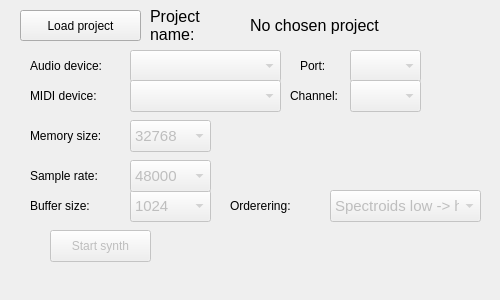
<?xml version="1.0" encoding="UTF-8"?>
<ui version="4.0">
 <class>Form</class>
 <widget class="QWidget" name="Form">
  <property name="geometry">
   <rect>
    <x>0</x>
    <y>0</y>
    <width>500</width>
    <height>300</height>
   </rect>
  </property>
  <property name="sizePolicy">
   <sizepolicy hsizetype="Fixed" vsizetype="Fixed">
    <horstretch>0</horstretch>
    <verstretch>0</verstretch>
   </sizepolicy>
  </property>
  <property name="minimumSize">
   <size>
    <width>500</width>
    <height>300</height>
   </size>
  </property>
  <property name="maximumSize">
   <size>
    <width>500</width>
    <height>300</height>
   </size>
  </property>
  <property name="windowTitle">
   <string>Form</string>
  </property>
  <widget class="QComboBox" name="output_devices">
   <property name="enabled">
    <bool>false</bool>
   </property>
   <property name="geometry">
    <rect>
     <x>130</x>
     <y>50</y>
     <width>151</width>
     <height>32</height>
    </rect>
   </property>
   <property name="font">
    <font>
     <pointsize>11</pointsize>
    </font>
   </property>
  </widget>
  <widget class="QLabel" name="label">
   <property name="geometry">
    <rect>
     <x>30</x>
     <y>50</y>
     <width>101</width>
     <height>31</height>
    </rect>
   </property>
   <property name="text">
    <string>Audio device:</string>
   </property>
   <property name="alignment">
    <set>Qt::AlignLeading|Qt::AlignLeft|Qt::AlignVCenter</set>
   </property>
  </widget>
  <widget class="QPushButton" name="run_button">
   <property name="enabled">
    <bool>false</bool>
   </property>
   <property name="geometry">
    <rect>
     <x>50</x>
     <y>230</y>
     <width>101</width>
     <height>32</height>
    </rect>
   </property>
   <property name="text">
    <string>Start synth</string>
   </property>
  </widget>
  <widget class="QComboBox" name="buffer_size">
   <property name="enabled">
    <bool>false</bool>
   </property>
   <property name="geometry">
    <rect>
     <x>130</x>
     <y>190</y>
     <width>81</width>
     <height>32</height>
    </rect>
   </property>
   <property name="font">
    <font>
     <pointsize>11</pointsize>
    </font>
   </property>
   <property name="currentIndex">
    <number>1</number>
   </property>
   <item>
    <property name="text">
     <string>512</string>
    </property>
   </item>
   <item>
    <property name="text">
     <string>1024</string>
    </property>
   </item>
   <item>
    <property name="text">
     <string>2048</string>
    </property>
   </item>
   <item>
    <property name="text">
     <string>4096</string>
    </property>
   </item>
  </widget>
  <widget class="QLabel" name="label_2">
   <property name="geometry">
    <rect>
     <x>30</x>
     <y>120</y>
     <width>101</width>
     <height>31</height>
    </rect>
   </property>
   <property name="text">
    <string>Memory size:</string>
   </property>
   <property name="alignment">
    <set>Qt::AlignLeading|Qt::AlignLeft|Qt::AlignVCenter</set>
   </property>
  </widget>
  <widget class="QPushButton" name="load_project">
   <property name="geometry">
    <rect>
     <x>20</x>
     <y>10</y>
     <width>121</width>
     <height>31</height>
    </rect>
   </property>
   <property name="acceptDrops">
    <bool>false</bool>
   </property>
   <property name="text">
    <string>Load project</string>
   </property>
  </widget>
  <widget class="QLabel" name="project_name">
   <property name="geometry">
    <rect>
     <x>250</x>
     <y>10</y>
     <width>131</width>
     <height>31</height>
    </rect>
   </property>
   <property name="font">
    <font>
     <pointsize>12</pointsize>
    </font>
   </property>
   <property name="text">
    <string>No chosen project</string>
   </property>
   <property name="alignment">
    <set>Qt::AlignLeading|Qt::AlignLeft|Qt::AlignVCenter</set>
   </property>
   <property name="wordWrap">
    <bool>true</bool>
   </property>
  </widget>
  <widget class="QLabel" name="label_3">
   <property name="geometry">
    <rect>
     <x>30</x>
     <y>160</y>
     <width>101</width>
     <height>31</height>
    </rect>
   </property>
   <property name="text">
    <string>Sample rate:</string>
   </property>
   <property name="alignment">
    <set>Qt::AlignLeading|Qt::AlignLeft|Qt::AlignVCenter</set>
   </property>
  </widget>
  <widget class="QComboBox" name="sample_rate">
   <property name="enabled">
    <bool>false</bool>
   </property>
   <property name="geometry">
    <rect>
     <x>130</x>
     <y>160</y>
     <width>81</width>
     <height>32</height>
    </rect>
   </property>
   <property name="font">
    <font>
     <pointsize>11</pointsize>
    </font>
   </property>
   <property name="currentIndex">
    <number>1</number>
   </property>
   <item>
    <property name="text">
     <string>44100</string>
    </property>
   </item>
   <item>
    <property name="text">
     <string>48000</string>
    </property>
   </item>
   <item>
    <property name="text">
     <string>88200</string>
    </property>
   </item>
   <item>
    <property name="text">
     <string>96000</string>
    </property>
   </item>
  </widget>
  <widget class="QLabel" name="label_4">
   <property name="geometry">
    <rect>
     <x>150</x>
     <y>10</y>
     <width>81</width>
     <height>31</height>
    </rect>
   </property>
   <property name="font">
    <font>
     <pointsize>12</pointsize>
    </font>
   </property>
   <property name="text">
    <string>Project name:</string>
   </property>
   <property name="alignment">
    <set>Qt::AlignLeading|Qt::AlignLeft|Qt::AlignVCenter</set>
   </property>
   <property name="wordWrap">
    <bool>true</bool>
   </property>
  </widget>
  <widget class="QLabel" name="label_5">
   <property name="geometry">
    <rect>
     <x>230</x>
     <y>190</y>
     <width>101</width>
     <height>31</height>
    </rect>
   </property>
   <property name="text">
    <string>Orderering:</string>
   </property>
   <property name="alignment">
    <set>Qt::AlignLeading|Qt::AlignLeft|Qt::AlignVCenter</set>
   </property>
  </widget>
  <widget class="QComboBox" name="ordering">
   <property name="enabled">
    <bool>false</bool>
   </property>
   <property name="geometry">
    <rect>
     <x>330</x>
     <y>190</y>
     <width>151</width>
     <height>32</height>
    </rect>
   </property>
   <property name="font">
    <font>
     <pointsize>11</pointsize>
    </font>
   </property>
   <property name="currentIndex">
    <number>0</number>
   </property>
   <item>
    <property name="text">
     <string>Spectroids low -&gt; hi</string>
    </property>
   </item>
   <item>
    <property name="text">
     <string>Spectroids hi -&gt; low</string>
    </property>
   </item>
   <item>
    <property name="text">
     <string>Linear</string>
    </property>
   </item>
   <item>
    <property name="text">
     <string>Random</string>
    </property>
   </item>
  </widget>
  <widget class="QLabel" name="label_6">
   <property name="geometry">
    <rect>
     <x>30</x>
     <y>190</y>
     <width>101</width>
     <height>31</height>
    </rect>
   </property>
   <property name="text">
    <string>Buffer size:</string>
   </property>
   <property name="alignment">
    <set>Qt::AlignLeading|Qt::AlignLeft|Qt::AlignVCenter</set>
   </property>
  </widget>
  <widget class="QComboBox" name="memory_size">
   <property name="enabled">
    <bool>false</bool>
   </property>
   <property name="geometry">
    <rect>
     <x>130</x>
     <y>120</y>
     <width>81</width>
     <height>32</height>
    </rect>
   </property>
   <property name="font">
    <font>
     <pointsize>11</pointsize>
    </font>
   </property>
   <property name="currentIndex">
    <number>3</number>
   </property>
   <item>
    <property name="text">
     <string>8192</string>
    </property>
   </item>
   <item>
    <property name="text">
     <string>16384</string>
    </property>
   </item>
   <item>
    <property name="text">
     <string>24576</string>
    </property>
   </item>
   <item>
    <property name="text">
     <string>32768</string>
    </property>
   </item>
   <item>
    <property name="text">
     <string>65536</string>
    </property>
   </item>
  </widget>
  <widget class="QComboBox" name="ports">
   <property name="enabled">
    <bool>false</bool>
   </property>
   <property name="geometry">
    <rect>
     <x>350</x>
     <y>50</y>
     <width>71</width>
     <height>32</height>
    </rect>
   </property>
   <property name="font">
    <font>
     <pointsize>11</pointsize>
    </font>
   </property>
  </widget>
  <widget class="QLabel" name="label_7">
   <property name="geometry">
    <rect>
     <x>300</x>
     <y>50</y>
     <width>31</width>
     <height>31</height>
    </rect>
   </property>
   <property name="text">
    <string>Port:</string>
   </property>
   <property name="alignment">
    <set>Qt::AlignLeading|Qt::AlignLeft|Qt::AlignVCenter</set>
   </property>
  </widget>
  <widget class="QComboBox" name="channels">
   <property name="enabled">
    <bool>false</bool>
   </property>
   <property name="geometry">
    <rect>
     <x>350</x>
     <y>80</y>
     <width>71</width>
     <height>32</height>
    </rect>
   </property>
   <property name="font">
    <font>
     <pointsize>11</pointsize>
    </font>
   </property>
  </widget>
  <widget class="QLabel" name="label_8">
   <property name="geometry">
    <rect>
     <x>290</x>
     <y>80</y>
     <width>61</width>
     <height>31</height>
    </rect>
   </property>
   <property name="text">
    <string>Channel:</string>
   </property>
   <property name="alignment">
    <set>Qt::AlignLeading|Qt::AlignLeft|Qt::AlignVCenter</set>
   </property>
  </widget>
  <widget class="QLabel" name="label_9">
   <property name="geometry">
    <rect>
     <x>30</x>
     <y>80</y>
     <width>101</width>
     <height>31</height>
    </rect>
   </property>
   <property name="text">
    <string>MIDI device:</string>
   </property>
   <property name="alignment">
    <set>Qt::AlignLeading|Qt::AlignLeft|Qt::AlignVCenter</set>
   </property>
  </widget>
  <widget class="QComboBox" name="midi_devices">
   <property name="enabled">
    <bool>false</bool>
   </property>
   <property name="geometry">
    <rect>
     <x>130</x>
     <y>80</y>
     <width>151</width>
     <height>32</height>
    </rect>
   </property>
   <property name="font">
    <font>
     <pointsize>11</pointsize>
    </font>
   </property>
  </widget>
 </widget>
 <resources/>
 <connections/>
</ui>
